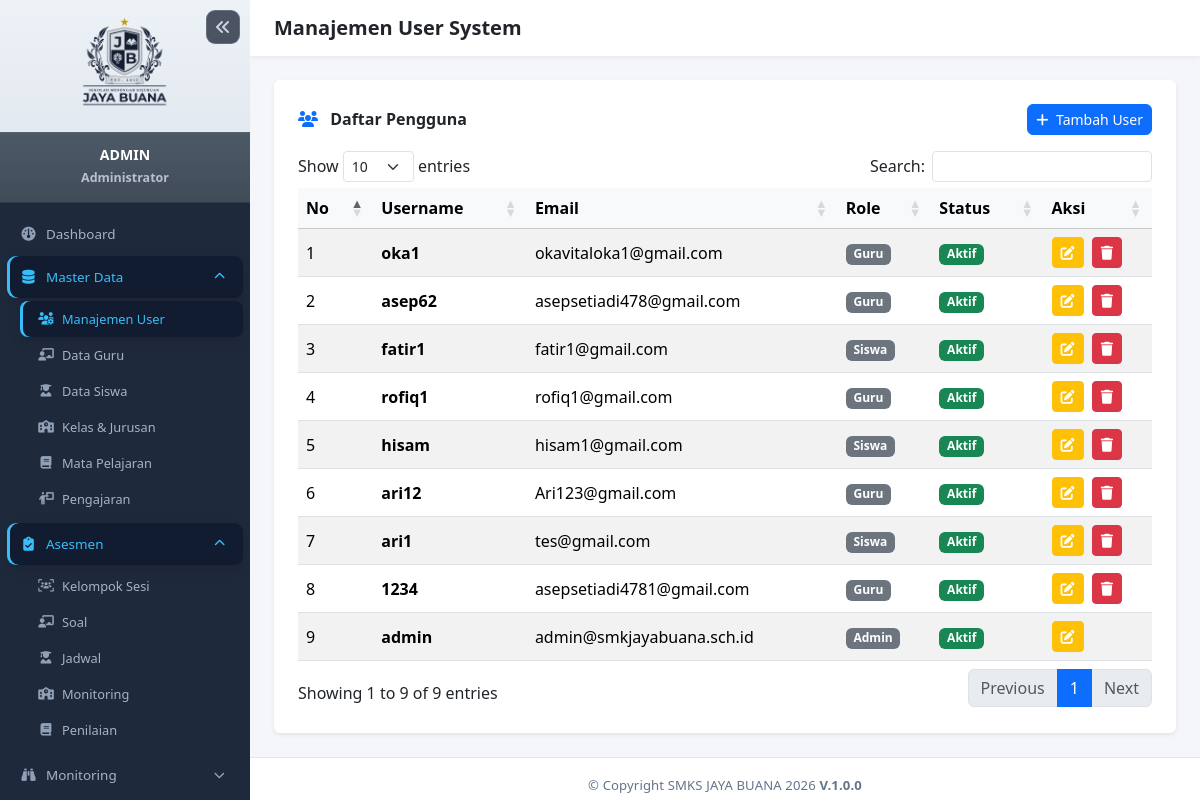
The page /admin/users.php (signed in) on the database its author committed.
### tables this page shows
CREATE TABLE `users` (
  `id` int(10) UNSIGNED NOT NULL,
  `username` varchar(50) NOT NULL,
  `password` varchar(255) NOT NULL,
  `email` varchar(100) DEFAULT NULL,
  `role_id` tinyint(3) UNSIGNED NOT NULL,
  `is_active` tinyint(1) NOT NULL DEFAULT 1,
  `created_at` timestamp NULL DEFAULT current_timestamp(),
  `updated_at` timestamp NULL DEFAULT current_timestamp() ON UPDATE current_timestamp()
);

CREATE TABLE `roles` (
  `id` tinyint(3) UNSIGNED NOT NULL,
  `nama_role` varchar(50) NOT NULL
);

### config/helper.php (called while the page is built, shortened)
<?php
function sanitize($data) {
    return htmlspecialchars(trim($data), ENT_QUOTES, 'UTF-8');
}

### admin/users.php (the view, shortened to what this page needs)
<?php
require_once __DIR__ . '/../includes/header.php';
$db = Database::getInstance();
$users = $db->query("SELECT u.*, r.nama_role FROM users u JOIN roles r ON u.role_id = r.id ORDER BY u.id DESC")->fetchAll();
?>
<?php require_once __DIR__ . '/../includes/sidebar.php'; ?>
<div id="page-content-wrapper">
    <nav class="navbar navbar-expand-lg navbar-light top-navbar px-4 py-3">
        <h5 class="mb-0 fw-bold">Manajemen User System</h5>
    </nav>
    <div class="container-fluid p-4">
        <div class="card border-0 shadow-sm p-4">
            <div class="d-flex justify-content-between align-items-center mb-3">
                <h6 class="fw-bold m-0"><i class="fa-solid fa-users me-2 text-primary"></i> Daftar Pengguna</h6>
                <button class="btn btn-primary btn-sm rounded-2" onclick="openModalCreate()">
                    <i class="fa-solid fa-plus me-1"></i> Tambah User
                </button>
            </div>
            <div class="table-responsive">
                <table id="tableUsers" class="table table-striped table-hover align-middle w-100">
                    <thead class="table-light">
                        <tr>
                            <th>No</th>
                            <th>Username</th>
                            <th>Email</th>
                            <th>Role</th>
                            <th>Status</th>
                            <th>Aksi</th>
                        </tr>
                    </thead>
                    <tbody>
                        <?php foreach($users as $index => $u): ?>
                        <tr>
                            <td><?= $index + 1 ?></td>
                            <td class="fw-semibold"><?= sanitize($u['username']) ?></td>
                            <td><?= sanitize($u['email']) ?></td>
                            <td><span class="badge bg-secondary"><?= sanitize($u['nama_role']) ?></span></td>
                            <td>
                                <?php if($u['is_active']): ?>
                                    <span class="badge bg-success">Aktif</span>
                                <?php else: ?>
                                    <span class="badge bg-danger">Non-Aktif</span>
                                <?php endif; ?>
                            </td>
                            <td>
                                <button class="btn btn-warning btn-sm text-white me-1" onclick="openModalEdit(<?= $u['id'] ?>)">
                                    <i class="fa-solid fa-pen-to-square"></i>
                                </button>
                                <?php if($u['id'] !== $_SESSION['user_id']): ?>
                                <button class="btn btn-danger btn-sm" onclick="deleteUser(<?= $u['id'] ?>, '<?= sanitize($u['username']) ?>')">
                                    <i class="fa-solid fa-trash"></i>
                                </button>
                                <?php endif; ?>
                            </td>
                        </tr>
                        <?php endforeach; ?>
                    </tbody>
                </table>
            </div>
        </div>
    </div>
</div>
<?php require_once __DIR__ . '/../includes/footer.php'; ?>

### includes/header.php (style rules this page uses)
:root { --sidebar-width: 250px; }
body { background-color: #f4f6f9; font-family: 'Segoe UI', Tahoma, Geneva, Verdana, sans-serif; }
#page-content-wrapper { flex-grow: 1; overflow-y: auto; }
.top-navbar { background: #ffffff; box-shadow: 0 2px 4px rgba(0,0,0,0.05); }

### includes/footer.php (style rules this page uses)
#page-content-wrapper { display: flex; flex-direction: column; }

### rows shown on the page
users: username "oka1", email "okavitaloka1@gmail.com", role.nama_role "Guru", is_active "Aktif"
users: username "asep62", email "asepsetiadi478@gmail.com", role.nama_role "Guru", is_active "Aktif"
users: username "fatir1", email "fatir1@gmail.com", role.nama_role "Siswa", is_active "Aktif"
users: username "rofiq1", email "rofiq1@gmail.com", role.nama_role "Guru", is_active "Aktif"
users: username "hisam", email "hisam1@gmail.com", role.nama_role "Siswa", is_active "Aktif"
users: username "ari12", email "Ari123@gmail.com", role.nama_role "Guru", is_active "Aktif"
users: username "ari1", email "tes@gmail.com", role.nama_role "Siswa", is_active "Aktif"
users: username "1234", email "asepsetiadi4781@gmail.com", role.nama_role "Guru", is_active "Aktif"
users: username "admin", email "admin@smkjayabuana.sch.id", role.nama_role "Admin", is_active "Aktif"

### other values the page prints
$sidebar_profile_name "ADMIN"
$sidebar_profile_role "Administrator"
